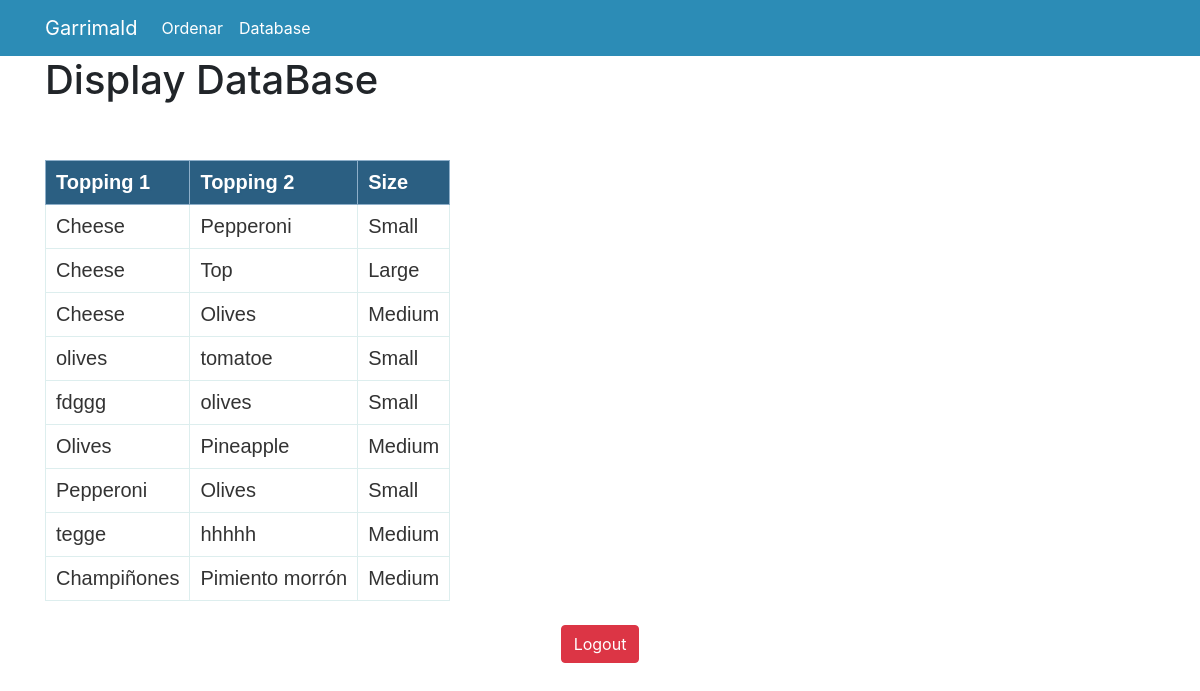
The app's page /db (signed in), older data.
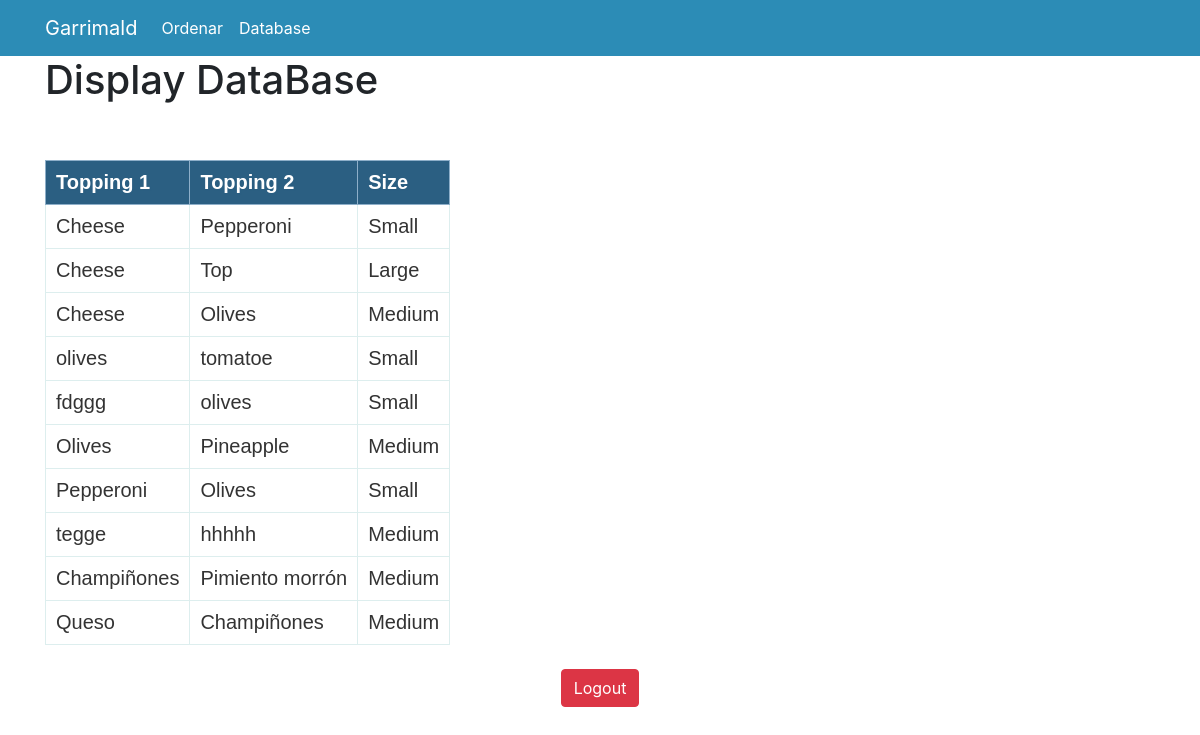
The same page, newer data.
### pizza/models.py (models this page shows, shortened)
class Size(models.Model):
    title = models.CharField(max_length=100)

class Pizza(models.Model):
    topping1 = models.CharField(max_length=100)
    topping2 = models.CharField(max_length=100)
    size = models.ForeignKey(Size, on_delete=models.CASCADE)

### pizza/views.py (the view)
# urls.py: path('db', views.db, name = 'db'),
@login_required(login_url='login')
def db(request):
    data = serializers.serialize('python', Pizza.objects.filter())
    print(data)
    dict_size = []
    x = Pizza.objects.all()
    aux = 0
    for obj in x:
        print(x[aux].size.title)
        print(x[aux].topping1)
        print(x[aux].topping2)
        dict_size.append({'topping1':x[aux].topping1, 'topping2':x[aux].topping2, 'size':x[aux].size.title})
        aux += 1
    print(dict_size)
    context = {'dict_size':dict_size}
    return render(request, 'pizza/db.html', context)

### pizza/templates/pizza/db.html (shortened to what this page needs)
{% extends 'pizza/base.html' %}
{% block 'body' %}
<div class="container">
    <h1>Display DataBase</h1>
    <br><br>
    <table class="zui-table">
        <thead>
            <tr>
                <th>
                    Topping 1
                </th>
                <th>
                    Topping 2
                </th>
                <th>
                    Size
                </th>
            </tr>
        </thead>
        {% for instance in dict_size %}
            <tr>
                <td>
                    {{ instance.topping1 }}
                </td>
                <td>
                    {{ instance.topping2 }}
                </td>
                <td>
                    {{ instance.size }}
                </td>
            </tr>
        {% endfor %}
    </table>
</div>
<div class="text-center">
    <br>
         <a class="btn btn-danger" href="{% url 'logout' %}">Logout</a>
</div>
{% endblock %}

Row changes from the older to the newer data that the page shows:
added Pizza: topping1 "Queso", topping2 "Champiñones"
Text that changed along with them:
new list line: "Medium"
